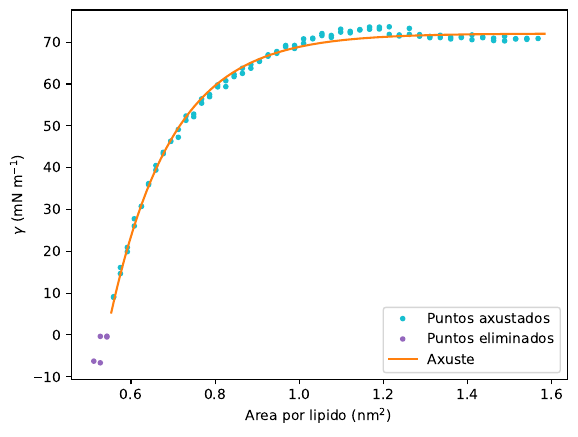

Write Python code to recreate this figure.
import numpy as np
import matplotlib.pyplot as plt
import pandas as pd
from scipy.optimize import curve_fit
import tabulate as tab

N_lips = 125

data = pd.read_excel("exs_extras/datos_POPC.xlsx", index_col = 0)

data["a (nm2)"] = data["Lx (nm)"] * data["Ly (nm)"] / N_lips

data["g (mN/nm)"] = .5*data["Lz (nm)"] * (data["Pzz (mN/nm2)"] - .5*(data["Pxx (mN/nm2)"] + data["Pyy (mN/nm2)"]))

data["s_g (mN/nm)"] = .5*data["Lz (nm)"] * np.sqrt(.25*(data["s_Pxx (mN/nm2)"]**2 + data["s_Pyy (mN/nm2)"]**2) + data["s_Pzz (mN/nm2)"]**2)

fit = lambda a, beta, lamb, C : lamb*np.exp(beta*a) + C
positive_g_index = data["g (mN/nm)"] > 0

pguess = (-0.0544*N_lips, -2871, 72.09)
popt, pcov = curve_fit(fit, data["a (nm2)"][positive_g_index], data["g (mN/nm)"][positive_g_index], p0 = pguess, sigma = data["s_g (mN/nm)"][positive_g_index])

fig, ax = plt.subplots()

a_lin = np.linspace(.99*np.min(data["a (nm2)"][positive_g_index]), 1.01*np.max(data["a (nm2)"][positive_g_index]), 1000)

ax.plot(data["a (nm2)"][positive_g_index], data["g (mN/nm)"][positive_g_index], ".", color = "tab:cyan", label = "Puntos axustados")
ax.plot(data["a (nm2)"][-positive_g_index], data["g (mN/nm)"][-positive_g_index], ".", color = "tab:purple", label = "Puntos eliminados")
ax.plot(a_lin, fit(a_lin, *popt), color = "tab:orange", ls = "solid", label = "Axuste")

ax.set_xlabel(r"Area por lipido (nm$^2$)")
ax.set_ylabel(r"$\gamma$ (mN m$^{-1}$)")

ax.legend(loc = "best")

fig.savefig("exs_extras/exemplo1.pdf", dpi = 300, bbox_inches = "tight")

data_tab = data[["a (nm2)","g (mN/nm)","s_g (mN/nm)"]]

print(tab.tabulate(data_tab,
                   headers = (r"Area por lipido (nm$^2$)", r"$\gamma$ (mN nm$^{-1}$)", r"$s(\gamma)$ (mN nm$^{-1}$)"),
                   floatfmt = ".2f",
                   tablefmt = "latex_raw")
)
